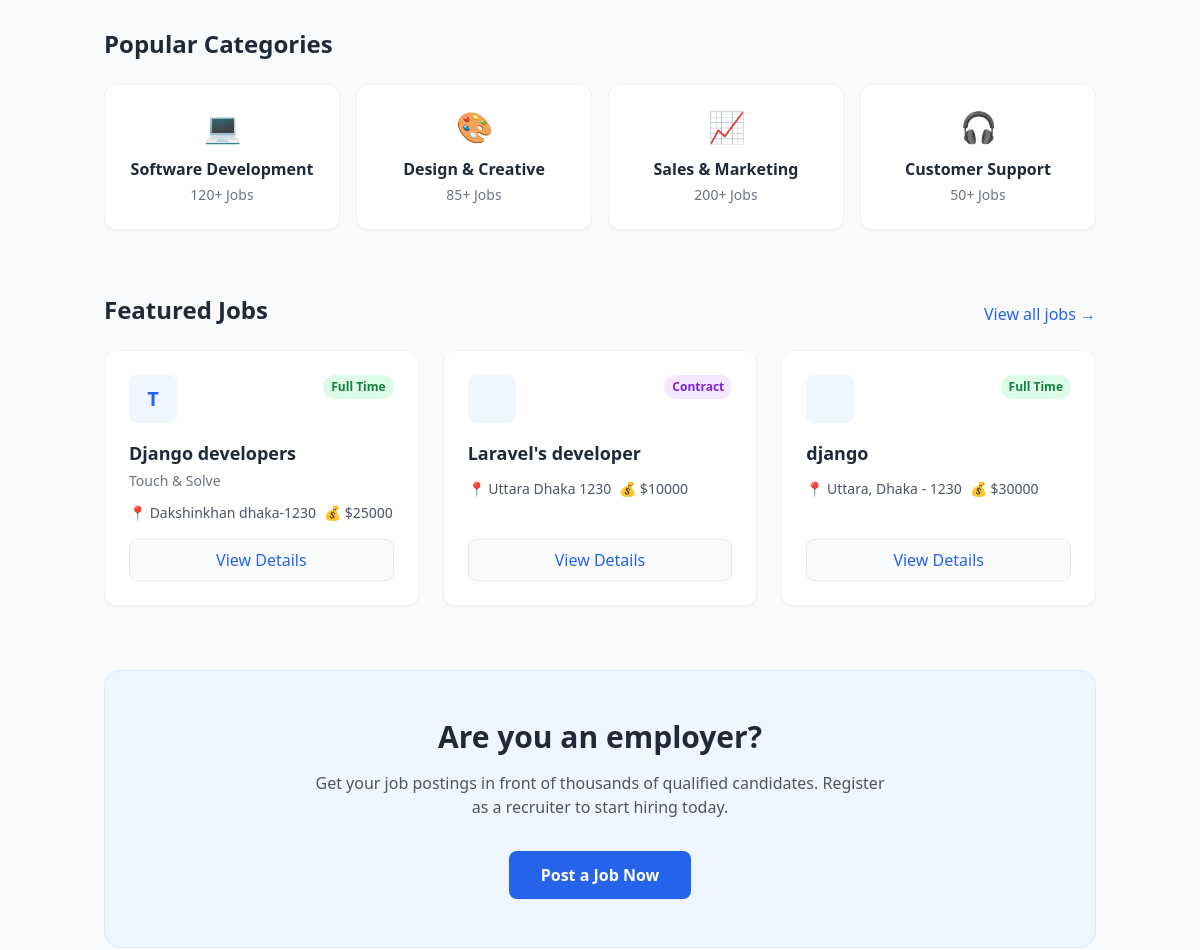
Before: / (middle part) with the older database file.
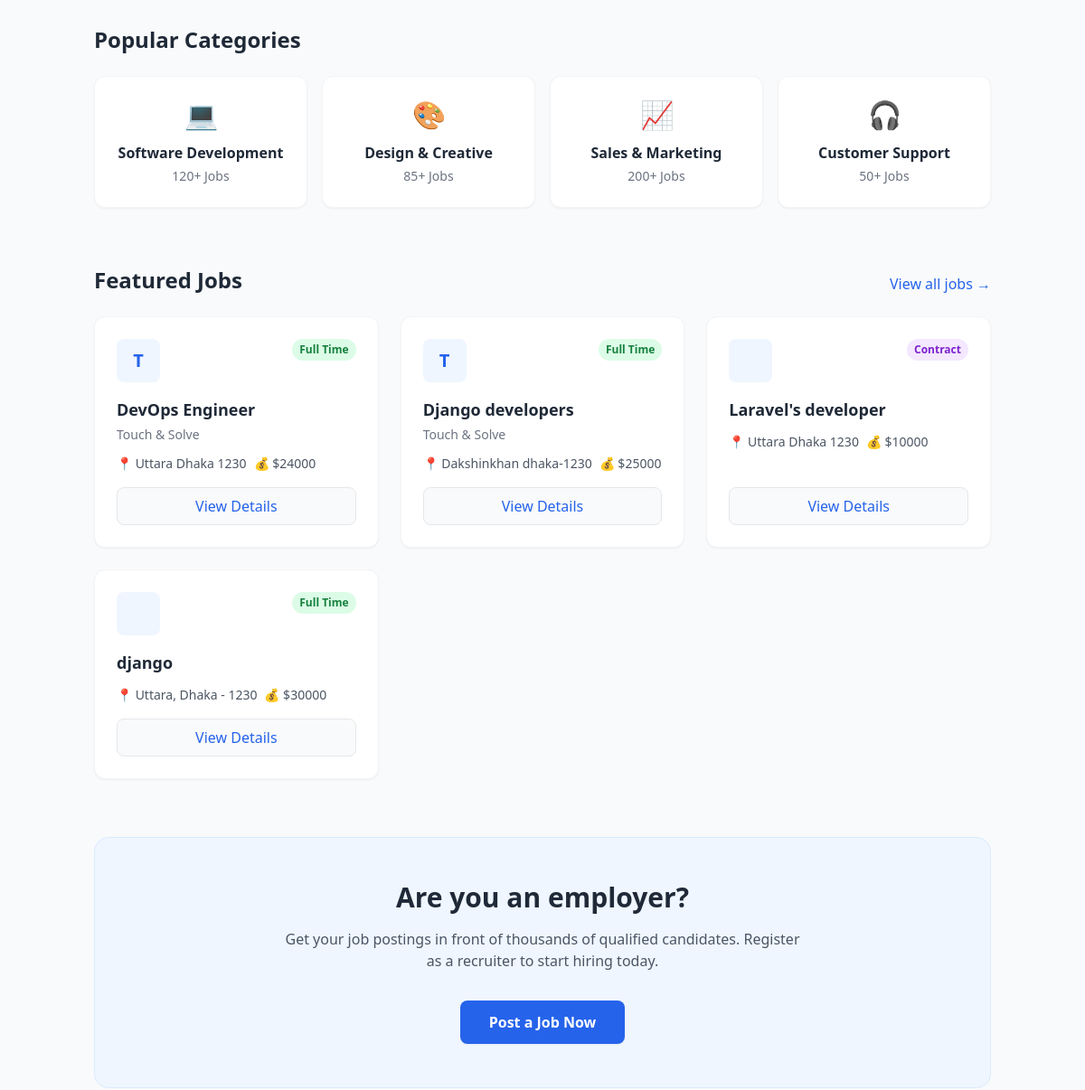
After: the same page with the newer database file.
### jobs/models.py (models this page shows, shortened)
class Job(models.Model):
    TYPE_CHOICES = (
        ('full_time', 'Full Time'),
        ('part_time', 'Part Time'),
        ('remote', 'Remote'),
        ('contract', 'Contract'),
        ('internship', 'Internship'),
    )
    recruiter = models.ForeignKey(Recruiter, on_delete=models.CASCADE)
    title  = models.CharField(max_length=50)
    company = models.CharField(max_length=100)
    description = models.TextField()
    openings = models.IntegerField()
    salary = models.IntegerField()
    job_type = models.CharField(max_length=40, choices=TYPE_CHOICES)
    location = models.CharField(max_length=50)
    deadline = models.DateField()
    created_at = models.DateTimeField(auto_now_add=True)

### core/views.py (the view)
# urls.py: 2. Add a URL to urlpatterns:  path('', views.home, name='home')
def home(request):
    recent_jobs = Job.objects.all().order_by('-created_at')[:6]
    context = {
        'jobs': recent_jobs
    }
    return render(request, 'accounts/index.html', context)

### templates/accounts/index.html (shortened to what the changed rows need)
{% extends 'base.html' %}
{% load static %}
{% block content %}
<section class="mb-16">
    <h2 class="text-2xl font-bold text-gray-800 mb-6">Popular Categories</h2>
</section>
<section class="mb-16">
    <div class="flex justify-between items-end mb-6">
        <h2 class="text-2xl font-bold text-gray-800">Featured Jobs</h2>
    </div>
    <div class="grid grid-cols-1 md:grid-cols-2 lg:grid-cols-3 gap-6">
        {% for job in jobs %}
        <div
            class="bg-white p-6 rounded-xl border border-gray-100 shadow-sm hover:shadow-md transition-shadow flex flex-col h-full group">
            <div class="flex items-start justify-between mb-4">
                <div
                    class="w-12 h-12 bg-blue-50 rounded-lg flex items-center justify-center text-xl font-bold text-blue-600">
                    {{ job.company|slice:":1"|upper }}
                </div>
                <span
                    class="{% if job.job_type == 'full_time' %}bg-green-100 text-green-700{% elif job.job_type == 'remote' %}bg-blue-100 text-blue-700{% elif job.job_type == 'part_time' %}bg-yellow-100 text-yellow-700{% else %}bg-purple-100 text-purple-700{% endif %} text-xs font-semibold px-2 py-1 rounded-full">
                    {{ job.get_job_type_display }}
                </span>
            </div>
            <div class="flex-grow">
                <h3 class="text-lg font-bold text-gray-800 mb-1 group-hover:text-blue-600 transition-colors">
                    <a href="{% url 'job_details' job.id %}">{{ job.title }}</a>
                </h3>
                <p class="text-sm text-gray-500 mb-3">{{ job.company }}</p>
                <div class="flex flex-wrap gap-2 text-sm text-gray-600 mb-4">
                    <span class="flex items-center gap-1">📍 {{ job.location }}</span>
                    <span class="flex items-center gap-1">💰 ${{ job.salary|floatformat:0 }}</span>
                </div>
            </div>
            <a href="{% url 'job_details' job.id %}"
                class="block w-full text-center bg-gray-50 text-blue-600 font-medium py-2 rounded-lg hover:bg-blue-600 hover:text-white transition-colors border border-gray-200 hover:border-transparent">
                View Details
            </a>
        </div>
        {% empty %}
        <div class="col-span-full py-12 text-center bg-gray-50 rounded-xl border-2 border-dashed border-gray-200">
            <div class="text-4xl mb-3 opacity-50">📭</div>
            <p class="text-gray-500 font-medium">No featured jobs available right now.</p>
        </div>
        {% endfor %}
    </div>
</section>
<section class="bg-blue-50 rounded-2xl p-8 md:p-12 text-center border border-blue-100">
    <h2 class="text-2xl md:text-3xl font-bold text-gray-800 mb-4">Are you an employer?</h2>
</section>
{% endblock %}

Changed rows visible on the page:
added Job: company "T", job_type "Full Time", title "DevOps Engineer", company "Touch & Solve", location "Uttara Dhaka 1230", salary "24000"
